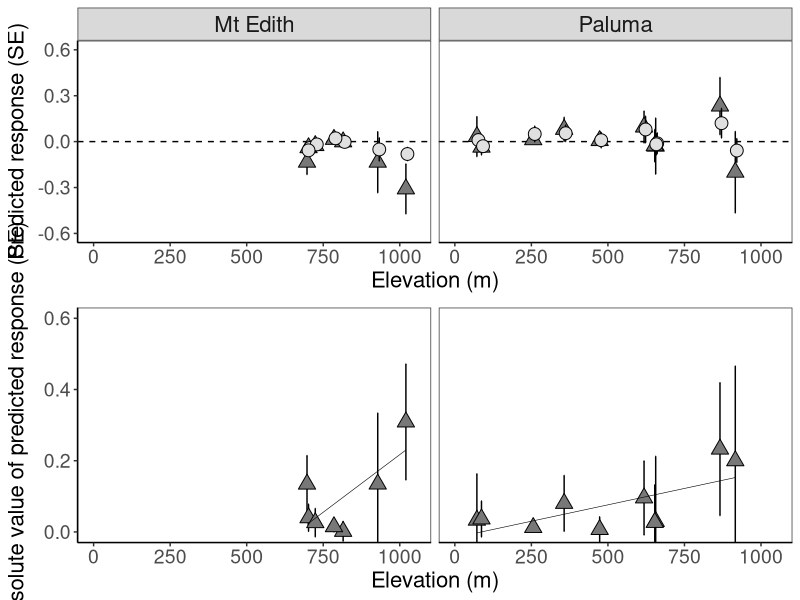

R code for this plot:


#Load packages

library(tidyverse)
library(lme4)
library(broom)
library(ggpubr)


#Load selection differential data 

Selection <- read.csv("Trait_selection_differentials.csv", header = TRUE, sep = ',')

#Limit to just wing size

Selection <- subset(Selection, Trait=="Wing size")

#Remove sites 71 and 72 because we don't have heritability data

Selection <- Selection %>%
  filter(Site!=71,
         Site!=72)

#Load field heritability of body size data

Field_heritability <- read.csv("WS_fieldH2.csv", header = TRUE, sep = ',')


#Make selection response data frame by combining the required columns of the selection and heritability data frames

SelectionWS <- Selection %>%
  select(Gradient, Site, Elevation, S, std.error, Nobs, No_lines) %>%
  rename(SE_S = std.error,
         Ncages_S = Nobs,
         Nlines_S = No_lines) 
  
SelectionWS$Gradient <- recode_factor(SelectionWS$Gradient, `Mt Edith` = "Danbulla",
                Paluma = "Paluma")

Field_heritabilityWS <- Field_heritability %>%
  select(Gradient, Site, Elevation, Field_H2, std.error, N) %>%
  rename(SE_H2 = std.error,
         Ncages_H2 = N)


Selection_response <- merge(SelectionWS, Field_heritabilityWS, by = c("Site", "Gradient", "Elevation"))



#Calculate selection response and standard errors

#Calculate selection response R as S*H2

Selection_response$R <- Selection_response$S * Selection_response$Field_H2


#Calculate upper and lower bounds of R using standard errors of S

Selection_response$R_upper <- (Selection_response$S + Selection_response$SE_S) * Selection_response$Field_H2
Selection_response$R_lower <- (Selection_response$S - Selection_response$SE_S) * Selection_response$Field_H2

#Also need to add columns with lab estimates of H2 for plotting

#Lab WS H2 estimates were: 0.262 at Mt Edith, 0.292 at Paluma

Selection_response_Danbulla <- Selection_response[Selection_response$Gradient=="Danbulla",]
Selection_response_Paluma <- Selection_response[Selection_response$Gradient=="Paluma",]

Selection_response_Danbulla$Lab_H2 <- 0.262
Selection_response_Paluma$Lab_H2 <- 0.292

Selection_response <- rbind(Selection_response_Danbulla, Selection_response_Paluma)



#Calculate lab selection response R_lab as S*H2

Selection_response$R_lab <- Selection_response$S * Selection_response$Lab_H2


#Calculate upper and lower bounds of R_lab using standard errors of S

Selection_response$R_lab_upper <- (Selection_response$S + Selection_response$SE_S) * Selection_response$Lab_H2
Selection_response$R_lab_lower <- (Selection_response$S - Selection_response$SE_S) * Selection_response$Lab_H2


#Test for linear relationship between magnitude of selection differential (WS) and estimated field heritability at each gradient

by_gradient <- group_by(Selection_response, Gradient)


WS_sel_heritability <- do(by_gradient,
                          glance(
                            lm(abs(S) ~ Field_H2, data = .)))

WS_sel_heritability_coeffs <- do(by_gradient,
                                 tidy(
                                   lm(abs(S) ~ Field_H2, data = .))) 

#Plot this
Selection_response$Gradient <- recode_factor(Selection_response$Gradient, Danbulla = "Mt Edith", Paluma = "Paluma")
Selection_response_Danbulla$Gradient <- recode_factor(Selection_response_Danbulla$Gradient, Danbulla = "Mt Edith", Paluma = "Paluma")
Selection_response_Paluma$Gradient <- recode_factor(Selection_response_Paluma$Gradient, Danbulla = "Mt Edith", Paluma = "Paluma")

WS_sel_heritability_plot <- ggplot(data = Selection_response, aes(x = Field_H2, y = abs(S)))+
  geom_errorbar(aes(x=Field_H2, ymin=abs(S)-SE_S, ymax=abs(S)+SE_S))+
  geom_errorbarh(aes(y=abs(S), xmin=Field_H2-SE_H2, xmax=Field_H2+SE_H2))+
  geom_point(aes(x=Field_H2, y=abs(S)), size = 3, colour = "black", fill = "black")+
  facet_grid(cols=vars(Gradient))+
  coord_cartesian(xlim=c(0,1))+
  geom_smooth(data = Selection_response_Danbulla, aes(x = Field_H2, y = abs(S)), method = "lm", colour="black", se=FALSE)+
  theme_bw()+
  theme(panel.grid.major = element_blank(), panel.grid.minor = element_blank(), panel.background = element_blank(), axis.line=element_line(colour="black"))+
  theme(axis.title.x = element_text(size = 16),
        axis.text.x = element_text(size = 14),
        axis.title.y = element_text(size=16),
        axis.text.y = element_text(size = 14),
        strip.text.x = element_text(size = 16),
        legend.position = "none")+
  xlab("Field "~H^2*" (SE)")+
  ylab("Absolute value of S (SE)")


#Test for linear relationship between field predicted selection response (WS) and elevation at each gradient

WS_field_response <- do(by_gradient,
                        glance(
                          lm(R ~ Elevation, data = .)))

WS_field_response_coeffs <- do(by_gradient,
                               tidy(
                                 lm(R ~ Elevation, data = .))) 


#Test for linear relationship between magnitude of field predicted selection response (WS) and elevation at each gradient


WS_abs_field_response <- do(by_gradient,
                        glance(
                          lm(abs(R) ~ Elevation, data = .)))

WS_abs_field_response_coeffs <- do(by_gradient,
                        tidy(
                          lm(abs(R) ~ Elevation, data = .))) 





#Plots of selection response along each gradient

#Lab & field wing size
dodge <- position_dodge(width = 2)


Plot_WS_response <-Selection_response %>%
  ggplot(aes(x=Elevation, y=R))+
  geom_hline(aes(yintercept=0), linetype="dashed")+
  geom_errorbar(aes(x=Elevation, ymin=R_lower, ymax=R_upper))+
  geom_point(aes(x=(Elevation), y=R), size = 4, shape = 24, fill = "gray47", colour = "black")+
  geom_errorbar(aes(x=(Elevation+5), y=R_lab, ymin=R_lab_lower, ymax=R_lab_upper))+
  geom_point(aes(x=(Elevation+5), y=R_lab), size = 4, shape = 21, fill = "gray88", colour = "black")+
  facet_grid(cols=vars(Gradient))+
  theme_bw()+
  theme(panel.grid.major = element_blank(), panel.grid.minor = element_blank(), panel.background = element_blank(), axis.line=element_line(colour="black"))+
  theme(legend.position = "right")+
  coord_cartesian(xlim=c(0, 1050), ylim=c(-0.6,0.6))+
  theme(axis.title.x = element_text(size = 16),
        axis.text.x = element_text(size = 14),
        axis.title.y = element_text(size=16),
        axis.text.y = element_text(size = 14),
        strip.text.x = element_text(size = 16),
        legend.position = "none")+
  xlab("Elevation (m)")+
  ylab("Predicted response (SE)")


#Plot elevation against absolute value of the selection response

#Need to calculate standard errors of absolute values of R

Selection_response$abs_R_lower <- Selection_response$Field_H2 * (abs(Selection_response$S)-Selection_response$SE_S)
Selection_response$abs_R_upper <- Selection_response$Field_H2 * (abs(Selection_response$S)+Selection_response$SE_S)


Plot_abs_WS_response <-Selection_response %>%
  ggplot(aes(x=Elevation, y=abs(R)))+
  # geom_hline(aes(yintercept=0), linetype="dashed")+
  geom_errorbar(aes(x=Elevation, ymin=abs_R_lower, ymax=abs_R_upper))+
  geom_point(aes(x=Elevation, y=abs(R)), size = 4, shape = 24, fill = "gray47", colour = "black")+
  # geom_errorbar(aes(x=(Elevation+5), y=abs(R_lab), ymin=min(abs(R_lab_lower), abs(R_lab_upper)), ymax=max(abs(R_lab_lower), abs(R_lab_upper))), position = dodge)+
  # geom_point(aes(x=(Elevation+5), y=abs(R_lab)), size = 4, shape = 21, fill = "gray88", colour = "black", position = dodge)+
  facet_grid(cols=vars(Gradient))+
  geom_smooth(method = "lm", se = FALSE, color = "black", size=0.2)+
  theme_bw()+
  theme(panel.grid.major = element_blank(), panel.grid.minor = element_blank(), panel.background = element_blank(), axis.line=element_line(colour="black"))+
  theme(legend.position = "right")+
  coord_cartesian(xlim=c(0, 1050), ylim=c(0,0.6))+
  theme(axis.title.x = element_text(size = 16),
        axis.text.x = element_text(size = 14),
        axis.title.y = element_text(size=16),
        axis.text.y = element_text(size = 14),
        strip.text.x = element_blank(),
        legend.position = "none")+
  xlab("Elevation (m)")+
  ylab("Absolute value of predicted response (SE)")

ggarrange(Plot_WS_response, Plot_abs_WS_response, nrow = 2, ncol = 1, align="v")